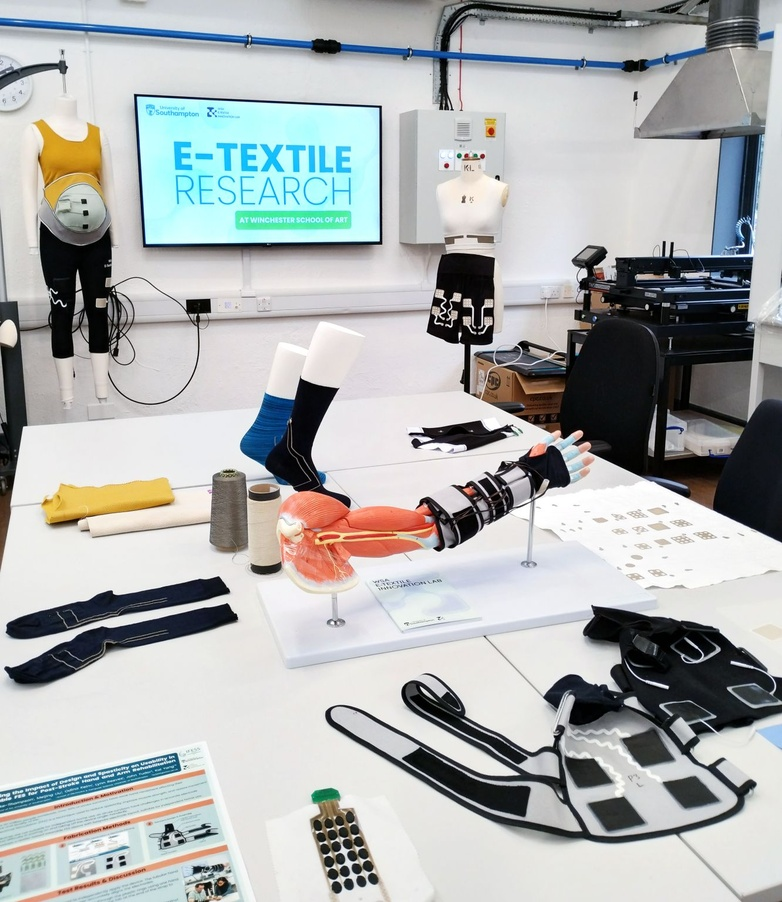
#> input picture skimage/EdgeDetection/etex.jpeg, 782 x 902 px, shrunk from 1332 x 1536 before the run
$ python main.py
#> lines starting #> are read from the running program, lines starting #| are printed output that depends on the picture
from skimage import io, img_as_ubyte
from matplotlib import pyplot as plt
from skimage import filters
from skimage import feature


# Load the image in grayscale
img = io.imread("./etex.jpeg", as_gray=True)
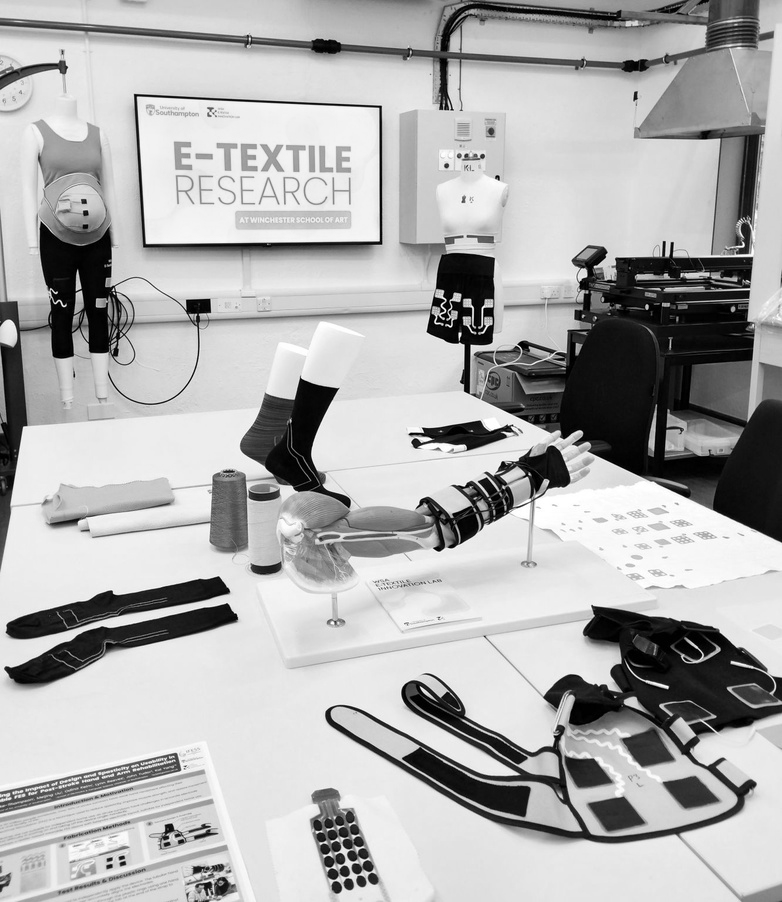
#> img: shape (902, 782) float64; min 0, max 1, mean 0.689

for i in range(10):
    edgeCanny = feature.canny(img, sigma=i)

    # Convert the floating-point image to 8-bit unsigned integers
    edgeCanny_uint8 = img_as_ubyte(edgeCanny)

    # Save as PNG
    io.imsave(f'canny_{i}.png', edgeCanny_uint8)
#> this loop made 10 passes
#> pass 1, `edgeCanny = feature.canny(img, sigma=i)`:
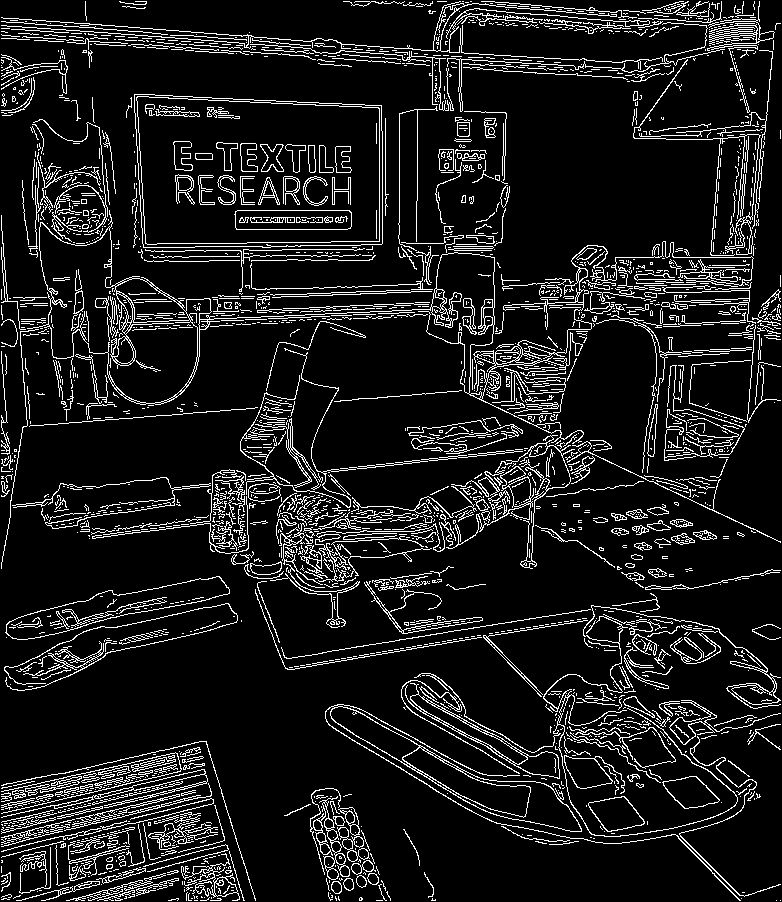
#> edgeCanny: shape (902, 782) bool; 10.6% white in thin lines or dots
#> pass 2, `edgeCanny = feature.canny(img, sigma=i)`:
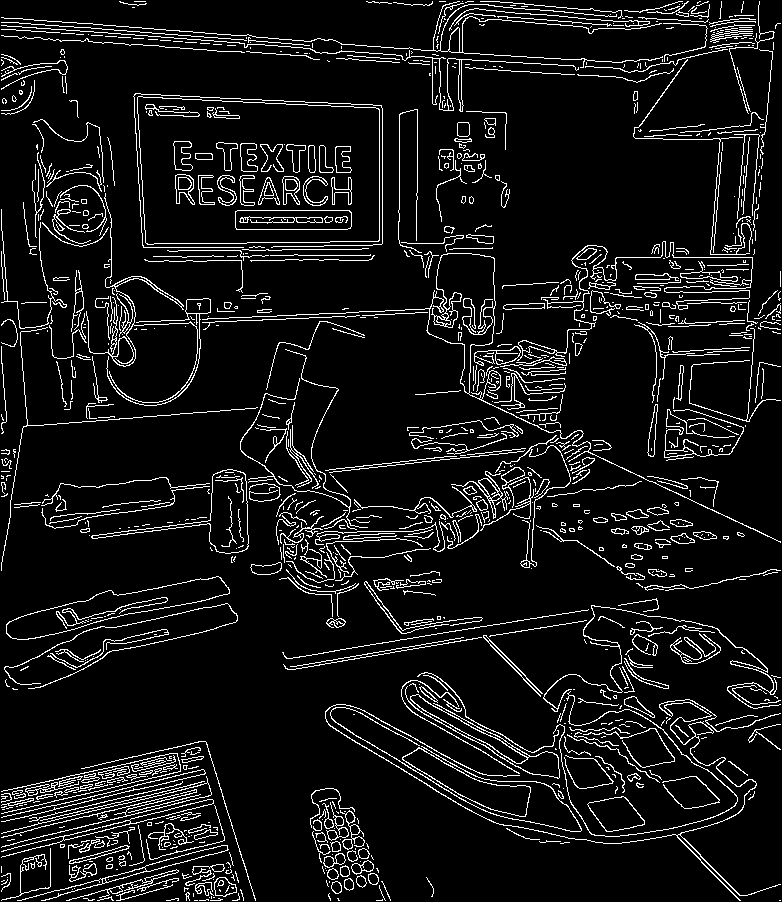
#> edgeCanny: shape (902, 782) bool; 8.3% white in thin lines or dots
#> after the loop:
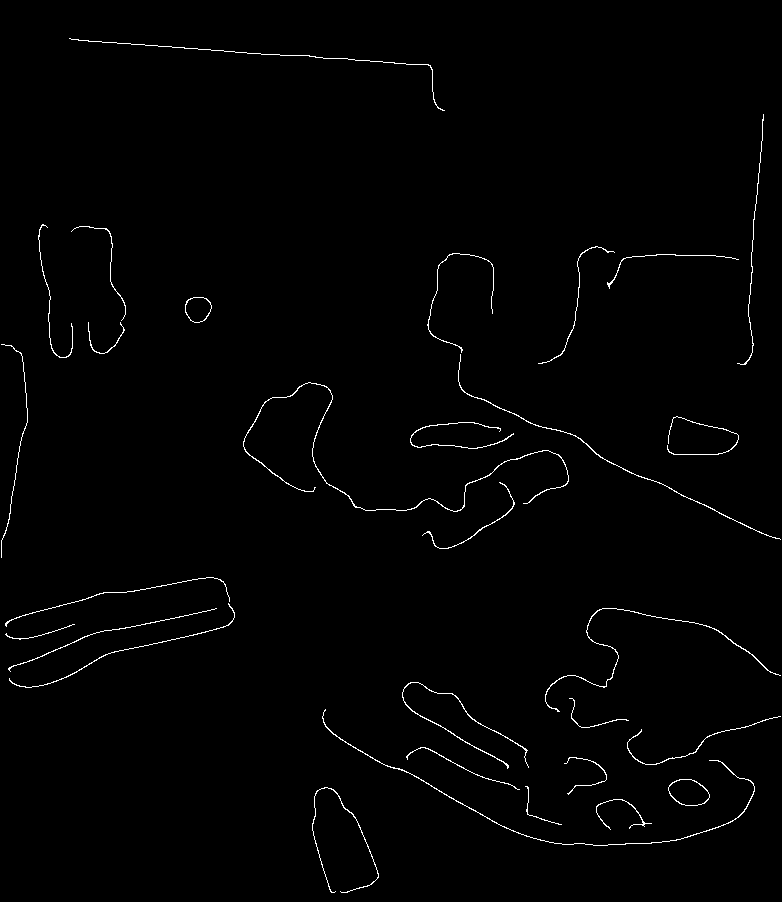
#> edgeCanny: shape (902, 782) bool; 1.1% white in thin lines or dots
